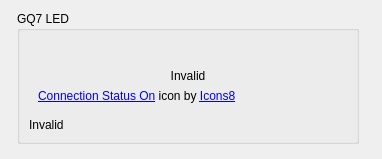
<?xml version="1.0" encoding="UTF-8"?>
<ui version="4.0">
 <class>Form</class>
 <widget class="QWidget" name="Form">
  <property name="geometry">
   <rect>
    <x>0</x>
    <y>0</y>
    <width>382</width>
    <height>159</height>
   </rect>
  </property>
  <property name="windowTitle">
   <string>Form</string>
  </property>
  <layout class="QVBoxLayout" name="verticalLayout">
   <item>
    <layout class="QFormLayout" name="formLayout_13">
     <item row="0" column="1">
      <layout class="QFormLayout" name="formLayout_26">
       <item row="0" column="0">
        <widget class="QGroupBox" name="gq7_led_groupBox">
         <property name="title">
          <string>GQ7 LED</string>
         </property>
         <layout class="QFormLayout" name="formLayout_14">
          <item row="0" column="0">
           <widget class="QWidget" name="gq7_led_widget" native="true">
            <layout class="QFormLayout" name="formLayout_15">
             <property name="horizontalSpacing">
              <number>0</number>
             </property>
             <item row="0" column="0">
              <widget class="QLabel" name="gq7_led_icon_label">
               <property name="minimumSize">
                <size>
                 <width>300</width>
                 <height>0</height>
                </size>
               </property>
               <property name="text">
                <string/>
               </property>
               <property name="alignment">
                <set>Qt::AlignCenter</set>
               </property>
              </widget>
             </item>
             <item row="1" column="0">
              <widget class="QLabel" name="gq7_led_status_label">
               <property name="minimumSize">
                <size>
                 <width>300</width>
                 <height>0</height>
                </size>
               </property>
               <property name="text">
                <string>Invalid</string>
               </property>
               <property name="alignment">
                <set>Qt::AlignCenter</set>
               </property>
              </widget>
             </item>
             <item row="2" column="0">
              <widget class="QLabel" name="label_32">
               <property name="text">
                <string>&lt;a target=&quot;_blank&quot; href=&quot;https://icons8.com/icon/33946/connection-status-on&quot;&gt;Connection Status On&lt;/a&gt; icon by &lt;a target=&quot;_blank&quot; href=&quot;https://icons8.com&quot;&gt;Icons8&lt;/a&gt;</string>
               </property>
              </widget>
             </item>
            </layout>
           </widget>
          </item>
          <item row="2" column="0">
           <widget class="QLabel" name="gq7_led_not_available_label">
            <property name="text">
             <string>Invalid</string>
            </property>
           </widget>
          </item>
         </layout>
        </widget>
       </item>
      </layout>
     </item>
    </layout>
   </item>
  </layout>
 </widget>
 <resources/>
 <connections/>
</ui>
